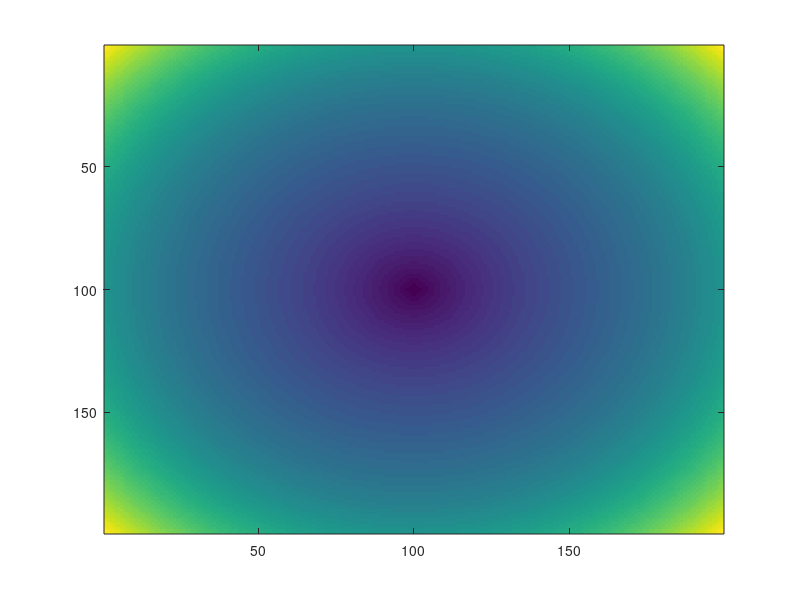

Source code (MATLAB): (Note: this script raises an error after producing the figure.)
% A 2D test, with a variable finsler metric, and an exact radial solution
% Based on Proposition 4.2 of J.-M. Mirebeau, Efficient Fast Marching with Finsler Metrics, Numerische Math

% Method parameters
Dimension=2;
n=199;
gridScale = 1./n;
eps=4*gridScale;
nIter = 30;
seed = [0.5,0.5];

% Exact solution

%radialDistDeriv = @(r) 0.5*(1+1./(1+r));
%radialDist = @(r) 0.5*(r+log(1+r));

radialDistDeriv = @(r) min(1,0.5*(1+(4*r-1).^2));
radialDist = @(r) 0.5*(r+(4*r-1).^3/12);

coords = gridScale*((1:n)-0.5);
[x,y] = meshgrid(coords,coords); x=x'; y=y';
r = sqrt((x-seed(1)).^2.+(y-seed(2)).^2);
exactDist  = radialDist(r);
imagesc(exactDist);
pause;

% Finsler metric

radialDensity = @(r) sqrt(1-radialDistDeriv(r).^2);
nPoints=n^Dimension;
SymDimension=Dimension*(Dimension+1)/2;
m=ones([SymDimension,nPoints]);
m(2,:)=0.;
w=zeros([Dimension,nPoints]);

w(1,:) = reshape(-radialDensity(r).*(y-seed(2))./r,[1,nPoints]);
w(2,:) = reshape( radialDensity(r).*(x-seed(1))./r,[1,nPoints]);

w(:,r==0)=0;

% Import required libs

addpath('../NumericalScheme');
addpath('../../ParallelMatrix');

% Define differential operator

[s,v,a]=EikoFinslerLinear(m,w,eps);

% Build its sparse matrix

dims=[n,n];
options.dims=dims;
options.gridScale=gridScale;
[Rows,Cols,Vals] = DifferentialOperatorMatrix(s,v,a,options);

A=sparse(Rows,Cols,Vals,nPoints,nPoints);

% Solve to obtain exp(-distance/eps)
b=zeros(dims);
b(ceil(n*seed(1)),ceil(n*seed(2)))=1;
b=reshape(b,[nPoints,1]);
sol = A\b;
sol=reshape(sol,[n,n]);
approxDist = -eps*log(sol);
approxDist = approxDist - min(approxDist(:));
imagesc(approxDist);
pause;

imagesc(exactDist-approxDist);
pause;

% Show a one dimensional slice through the seed
ySlice = ceil(n*seed(2));
exactSlice = exactDist(:,ySlice);
approxSlice = approxDist(:,ySlice);
plot(coords,exactSlice,coords,approxSlice);

plot(coords(2:n),diff(exactSlice)/gridScale,coords(2:n),diff(approxSlice)/gridScale);
pause;

% Show gradient

options.eps = eps;
sol=reshape(sol,[1,nPoints]);
dir=EikoFinslerDirection(s,v,sol,options);
dx=reshape(dir(1,:),dims); dy=reshape(dir(2,:),dims);
quiver(x',y',dx',dy')
